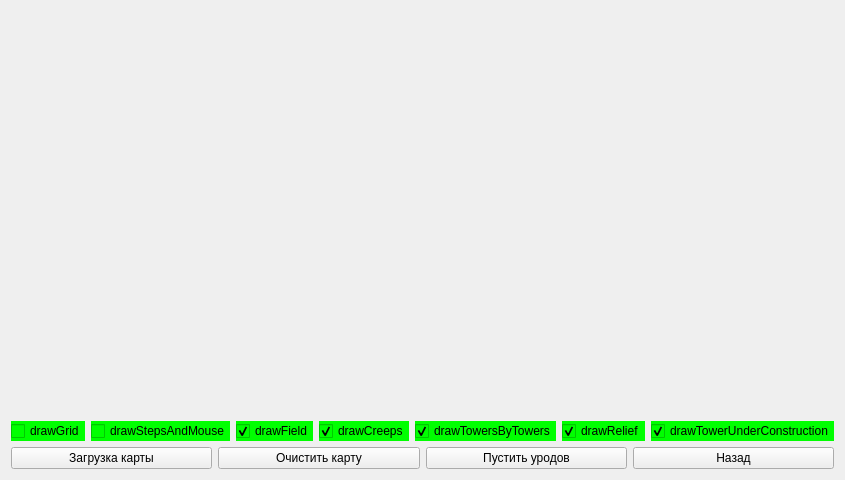
<?xml version="1.0" encoding="UTF-8"?>
<ui version="4.0">
 <class>GameWidget</class>
 <widget class="QWidget" name="GameWidget">
  <property name="geometry">
   <rect>
    <x>0</x>
    <y>0</y>
    <width>766</width>
    <height>480</height>
   </rect>
  </property>
  <property name="windowTitle">
   <string>GameWidget</string>
  </property>
  <layout class="QVBoxLayout" name="verticalLayout">
   <item>
    <spacer name="verticalSpacer">
     <property name="orientation">
      <enum>Qt::Vertical</enum>
     </property>
     <property name="sizeHint" stdset="0">
      <size>
       <width>20</width>
       <height>40</height>
      </size>
     </property>
    </spacer>
   </item>
   <item>
    <layout class="QHBoxLayout" name="horizontalLayout_2">
     <item>
      <widget class="QCheckBox" name="drawGrid_checkBox">
       <property name="focusPolicy">
        <enum>Qt::NoFocus</enum>
       </property>
       <property name="styleSheet">
        <string notr="true">background-color: rgb(0, 255, 0);</string>
       </property>
       <property name="text">
        <string>drawGrid</string>
       </property>
       <property name="checkable">
        <bool>true</bool>
       </property>
      </widget>
     </item>
     <item>
      <widget class="QCheckBox" name="drawStepsAndMouse_checkBox">
       <property name="focusPolicy">
        <enum>Qt::NoFocus</enum>
       </property>
       <property name="styleSheet">
        <string notr="true">background-color: rgb(0, 255, 0);</string>
       </property>
       <property name="text">
        <string>drawStepsAndMouse</string>
       </property>
      </widget>
     </item>
     <item>
      <widget class="QCheckBox" name="drawField_checkBox">
       <property name="focusPolicy">
        <enum>Qt::NoFocus</enum>
       </property>
       <property name="styleSheet">
        <string notr="true">background-color: rgb(0, 255, 0);</string>
       </property>
       <property name="text">
        <string>drawField</string>
       </property>
       <property name="checked">
        <bool>true</bool>
       </property>
      </widget>
     </item>
     <item>
      <widget class="QCheckBox" name="drawCreeps_checkBox">
       <property name="focusPolicy">
        <enum>Qt::NoFocus</enum>
       </property>
       <property name="styleSheet">
        <string notr="true">background-color: rgb(0, 255, 0);</string>
       </property>
       <property name="text">
        <string>drawCreeps</string>
       </property>
       <property name="checked">
        <bool>true</bool>
       </property>
      </widget>
     </item>
     <item>
      <widget class="QCheckBox" name="drawTowersByTowers_checkBox">
       <property name="focusPolicy">
        <enum>Qt::NoFocus</enum>
       </property>
       <property name="styleSheet">
        <string notr="true">background-color: rgb(0, 255, 0);</string>
       </property>
       <property name="text">
        <string>drawTowersByTowers</string>
       </property>
       <property name="checked">
        <bool>true</bool>
       </property>
      </widget>
     </item>
     <item>
      <widget class="QCheckBox" name="drawRelief_checkBox">
       <property name="focusPolicy">
        <enum>Qt::NoFocus</enum>
       </property>
       <property name="styleSheet">
        <string notr="true">background-color: rgb(0, 255, 0);</string>
       </property>
       <property name="text">
        <string>drawRelief</string>
       </property>
       <property name="checked">
        <bool>true</bool>
       </property>
      </widget>
     </item>
     <item>
      <widget class="QCheckBox" name="drawTowerUnderConstruction_checkBox">
       <property name="focusPolicy">
        <enum>Qt::NoFocus</enum>
       </property>
       <property name="styleSheet">
        <string notr="true">background-color: rgb(0, 255, 0);</string>
       </property>
       <property name="text">
        <string>drawTowerUnderConstruction</string>
       </property>
       <property name="checked">
        <bool>true</bool>
       </property>
      </widget>
     </item>
    </layout>
   </item>
   <item>
    <layout class="QHBoxLayout" name="horizontalLayout">
     <item>
      <widget class="QPushButton" name="loadMaps">
       <property name="enabled">
        <bool>true</bool>
       </property>
       <property name="acceptDrops">
        <bool>false</bool>
       </property>
       <property name="autoFillBackground">
        <bool>false</bool>
       </property>
       <property name="text">
        <string>Загрузка карты</string>
       </property>
       <property name="flat">
        <bool>false</bool>
       </property>
      </widget>
     </item>
     <item>
      <widget class="QPushButton" name="clearMap">
       <property name="enabled">
        <bool>true</bool>
       </property>
       <property name="text">
        <string>Очистить карту</string>
       </property>
      </widget>
     </item>
     <item>
      <widget class="QPushButton" name="goCreeps">
       <property name="text">
        <string>Пустить уродов</string>
       </property>
      </widget>
     </item>
     <item>
      <widget class="QPushButton" name="closeWidget">
       <property name="text">
        <string>Назад</string>
       </property>
      </widget>
     </item>
    </layout>
   </item>
  </layout>
 </widget>
 <layoutdefault spacing="6" margin="11"/>
 <resources/>
 <connections/>
</ui>
